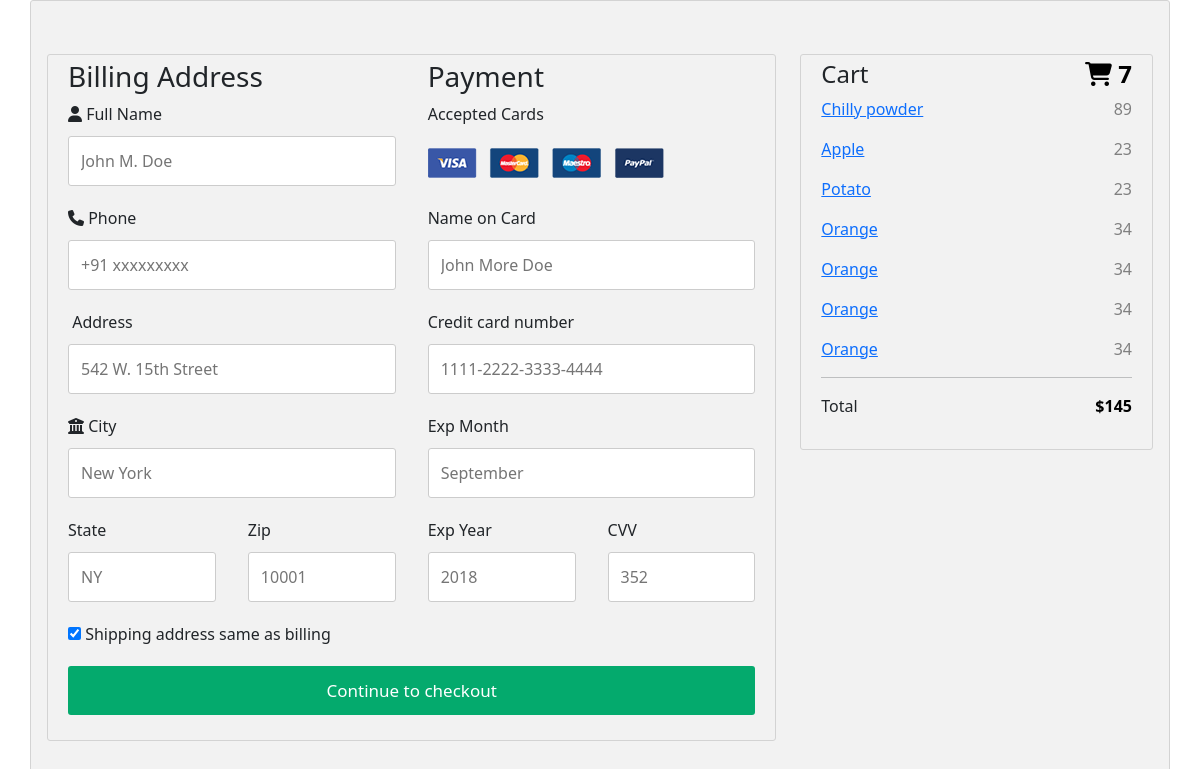
The page /user/checkout/ (signed in) on the database its author committed.
### account/models.py (models this page shows, shortened)
class Cart(models.Model):
    products = models.ForeignKey(Products,on_delete=models.CASCADE,related_name='prod')
    date=models.DateField(auto_now_add=True)
    user = models.ForeignKey(User,on_delete=models.CASCADE)
    status = models.CharField(max_length=100,default='added')

class Products(models.Model):
    title = models.CharField(max_length=50)
    description = models.CharField(max_length=50)
    price = models.IntegerField()
    image = models.ImageField(upload_to='product_images')
    options=(
        ('Vegetables','Vegetables'),
        ('Fruits','Fruits'),
        ('Diary','Diary'),
        ('Spices','Spices'),
    )
    category = models.CharField(max_length=100,choices = options)
    stock = models.IntegerField()
    is_offer = models.BooleanField(default=False,null=True)
    offer_price = models.IntegerField(null=True)

### user/views.py (the view, shortened to what this page needs)
# urls.py: path('checkout/',views.Checkout.as_view(),name='checkout'),
@method_decorator(dec,name='dispatch')
class Checkout(View):
    def get(self,request):
        cart = Cart.objects.filter(user=request.user)
        sum = 0
        for i in cart:
            if i.products.is_offer:
                sum+= i.products.offer_price
            else:
                sum+=i.products.price
        return render(request,'checkout.html',{'cart':cart,'sum':sum})

### account/views.py (called while the page is built)
def signin_required(func):
    def inner(request,**kwargs):
        if request.user.is_authenticated:
            return func(request,**kwargs)
        else:
            messages.error(request,'Login required')
            return redirect('login')
    return inner

### user/context_processor.py (called while the page is built)
def cart_count(request):
    if request.user.is_authenticated:
        count = Cart.objects.filter(user = request.user).count()
        return {'count':count}
    else:
        return {'count':0}

### user/templates/checkout.html (shortened to what this page needs)
<!doctype html>
{% load static %}
<html lang="en">
    <head>
        <link
            href="https://cdn.jsdelivr.net/npm/bootstrap@5.3.2/dist/css/bootstrap.min.css"
            rel="stylesheet"
        />
        <link rel="stylesheet" href="https://cdnjs.cloudflare.com/ajax/libs/font-awesome/6.5.1/css/all.min.css" />
    </head>
    <body>
        <div class="container">
            <div class="row my-5">
                <div class="col-8">
                  <div class="container">
                    <form action="" method="post">
                      <div class="row">
                        <div class="col-50">
                          <h3>Billing Address</h3>
                          <label for="fname"><i class="fa fa-user"></i> Full Name</label>
                          <input type="text" id="fname" name="name" placeholder="John M. Doe">
                          <label for="phone"><i class="fa fa-phone"></i> Phone</label>
                          <input type="text" id="ph" required name="phone" placeholder="+91 xxxxxxxxx">
                          <label for="adr"> Address</label>
                          <input type="text" id="adr" name="address" required placeholder="542 W. 15th Street">
                          <label for="city"><i class="fa fa-institution"></i> City</label>
                          <input type="text" id="city" name="city" placeholder="New York">
                          <div class="row">
                            <div class="col-50">
                              <label for="state">State</label>
                              <input type="text" id="state" name="state" placeholder="NY">
                            </div>
                            <div class="col-50">
                              <label for="zip">Zip</label>
                              <input type="text" id="zip" name="zip" placeholder="10001">
                            </div>
                          </div>
                        </div>
                        <div class="col-50">
                          <h3>Payment</h3>
                          <label for="fname">Accepted Cards</label>
                          <div class="icon-container">
                            <img src="{% static 'img/payment.png' %}" alt="">
                          </div>
                          <label for="cname">Name on Card</label>
                          <input type="text" id="cname" name="cardname" placeholder="John More Doe">
                          <label for="ccnum">Credit card number</label>
                          <input type="text" id="ccnum" name="cardnumber" placeholder="1111-2222-3333-4444">
                          <label for="expmonth">Exp Month</label>
                          <input type="text" id="expmonth" name="expmonth" placeholder="September">
                          <div class="row">
                            <div class="col-50">
                              <label for="expyear">Exp Year</label>
                              <input type="text" id="expyear" name="expyear" placeholder="2018">
                            </div>
                            <div class="col-50">
                              <label for="cvv">CVV</label>
                              <input type="text" id="cvv" name="cvv" placeholder="352">
                            </div>
                          </div>
                        </div>
                      </div>
                      <label>
                        <input type="checkbox" checked="checked" name="sameadr"> Shipping address same as billing
                      </label>
                      <input type="submit" value="Continue to checkout" class="btn">
                    </form>
                  </div>
                </div>
                <div class="col-4">
                  <div class="container">
                    <h4>Cart
                      <span class="price" style="color:black">
                        <i class="fa fa-shopping-cart"></i>
                        <b>{{count}}</b>
                      </span>
                    </h4>
                    {% for item in cart %}
                    <p><a href="#">{{item.products.title}}</a> <span class="price">{{item.products.price}}</span></p>
                    {% endfor %}
                    <hr>
                    <p>Total <span class="price" style="color:black"><b>${{sum}}</b></span></p>
                  </div>
                </div>
              </div>
        </div>
    </body>
</html>

### user/templates/checkout.html (style rules this page uses)
.row { display: -ms-flexbox; display: flex; -ms-flex-wrap: wrap; flex-wrap: wrap; margin: 0 -16px; }
.col-50 { -ms-flex: 50%; flex: 50%; }
.col-25, .col-50, .col-75 { padding: 0 16px; }
.container { background-color: #f2f2f2; padding: 5px 20px 15px 20px; border: 1px solid lightgrey; border-radius: 3px; }
input[type=text] { width: 100%; margin-bottom: 20px; padding: 12px; border: 1px solid #ccc; border-radius: 3px; }
label { margin-bottom: 10px; display: block; }
.icon-container { margin-bottom: 20px; padding: 7px 0; font-size: 24px; }
.btn { background-color: #04AA6D; color: white; padding: 12px; margin: 10px 0; border: none; width: 100%; border-radius: 3px; cursor: pointer; font-size: 17px; }
span.price { float: right; color: grey; }

### rows shown on the page
Cart: products "Chilly powder", products.price "89"
Cart: products "Apple", products.price "23"
Cart: products "Potato", products.price "23"
Cart: products "Orange", products.price "34"
Cart: products "Orange", products.price "34"
Cart: products "Orange", products.price "34"
Cart: products "Orange", products.price "34"

### other values the page prints
{{ count }} "7"
{{ sum }} "145"
